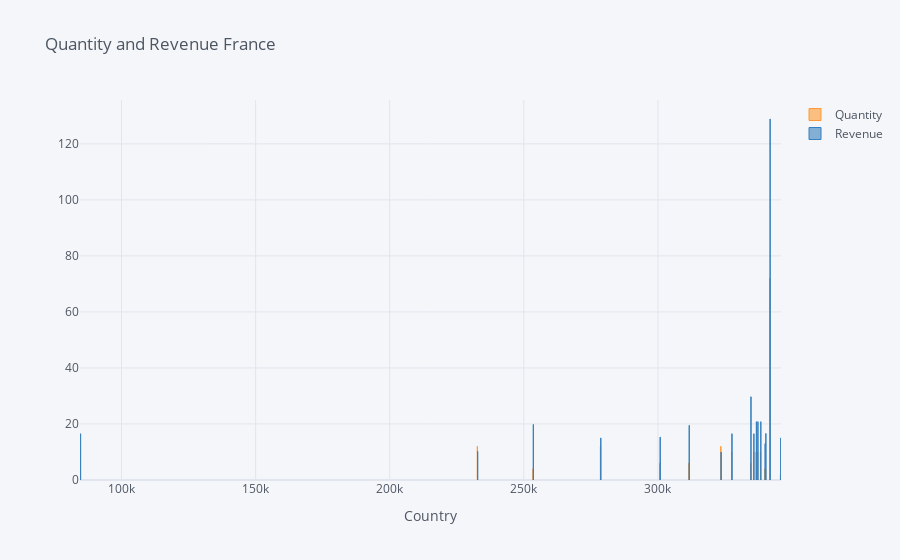

This figure's notebook cell:
### Code cell
data1=data.groupby("InvoiceDate").sum()

data1=data[['Quantity', 'Revenue']]

data1.iplot(kind='bar', xTitle='Country', title='Quantity and Revenue France')

### Figure 1 — Plotly figure (JSON) as saved in the notebook; plotly's stock layout.template omitted (floating-point values rounded to 4 significant figures)
{"data": [{"marker": {"color": "rgba(255, 153, 51, 0.6)", "line": {"color": "rgba(255, 153, 51, 1.0)", "width": 1}}, "name": "Quantity", "orientation": "v", "text": "", "type": "bar", "x": [84676, 340181, 339909, 338293, 337209, 336658, 335712, 341760, 334621, 323488, 311608, 300785, 278635, 253487, 232734, 327537, 345734], "y": [10, 4, 4, 10, 10, 10, 10, 72, 6, 12, 6, 6, 12, 4, 12, 10, 2]}, {"marker": {"color": "rgba(55, 128, 191, 0.6)", "line": {"color": "rgba(55, 128, 191, 1.0)", "width": 1}}, "name": "Revenue", "orientation": "v", "text": "", "type": "bar", "x": [84676, 340181, 339909, 338293, 337209, 336658, 335712, 341760, 334621, 323488, 311608, 300785, 278635, 253487, 232734, 327537, 345734], "y": [16.5, 16.6, 13, 20.8, 20.8, 20.8, 16.5, 128.9, 29.7, 9.96, 19.5, 15.3, 15, 19.8, 10.2, 16.5, 15]}], "layout": {"legend": {"bgcolor": "#F5F6F9", "font": {"color": "#4D5663"}}, "paper_bgcolor": "#F5F6F9", "plot_bgcolor": "#F5F6F9", "title": {"font": {"color": "#4D5663"}, "text": "Quantity and Revenue France"}, "xaxis": {"gridcolor": "#E1E5ED", "showgrid": true, "tickfont": {"color": "#4D5663"}, "title": {"font": {"color": "#4D5663"}, "text": "Country"}, "zerolinecolor": "#E1E5ED"}, "yaxis": {"gridcolor": "#E1E5ED", "showgrid": true, "tickfont": {"color": "#4D5663"}, "title": {"font": {"color": "#4D5663"}, "text": ""}, "zerolinecolor": "#E1E5ED"}}}
